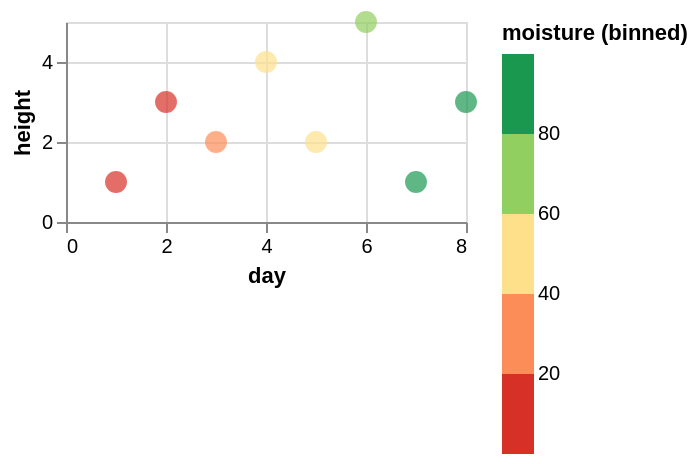

Write the Vega-Lite specification saved for this chart.
### Vega-Lite specification from a JSON file in a GitHub repository (floating-point values rounded to 4 significant figures)
{"$schema": "https://vega.github.io/schema/vega-lite/v5.json", "width": 200, "height": 100, "data": {"values": [{"day": 1, "height": 1, "moisture": 3}, {"day": 2, "height": 3, "moisture": 12}, {"day": 3, "height": 2, "moisture": 27}, {"day": 4, "height": 4, "moisture": 41}, {"day": 5, "height": 2, "moisture": 58}, {"day": 6, "height": 5, "moisture": 66}, {"day": 7, "height": 1, "moisture": 83}, {"day": 8, "height": 3, "moisture": 97}]}, "mark": {"type": "circle", "size": 120}, "encoding": {"x": {"field": "day", "type": "quantitative"}, "y": {"field": "height", "type": "quantitative"}, "color": {"field": "moisture", "type": "quantitative", "bin": true, "scale": {"range": ["#d73027", "#fc8d59", "#fee08b", "#91cf60", "#1a9850"]}}}}
